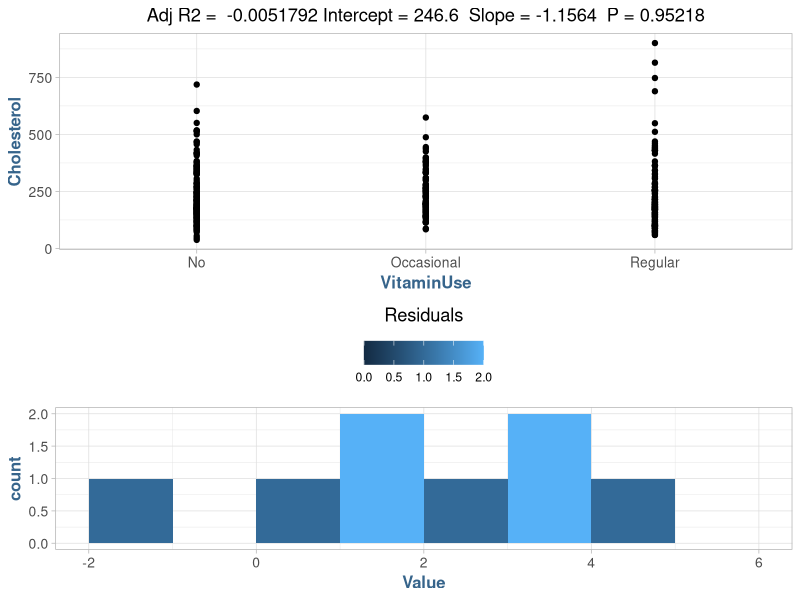
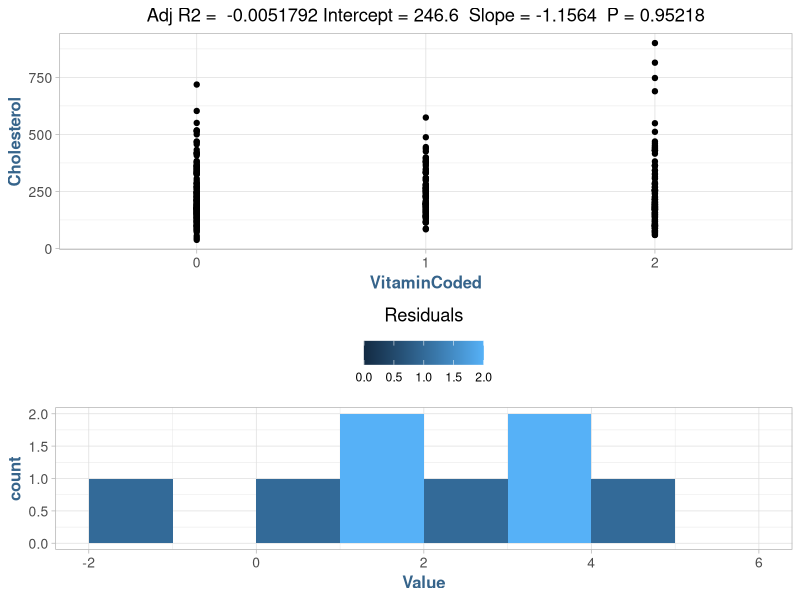
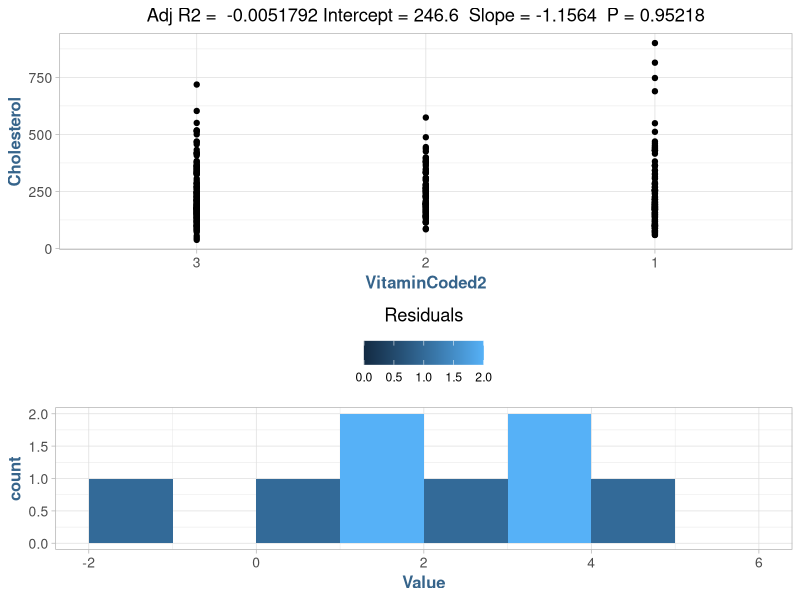

R code for these plots, in order:
library(data.table)
library(dplyr)
library(ggplot2)
library(ggrepel)
library(GGally)
library(ggthemes)
library(formattable)
library(scales)
library(reshape2)
library(skimr)
library(gridExtra)

#####################################################################
######################### Assignment 3 ##############################
#####################################################################

path.work <- "E:/GitHub/MSDS-RegressionAnalysis/data"
path.home <- "D:/Projects/MSDS-RegressionAnalysis/data"

if (file.exists(path.home)) {
  setwd(path.home)
} else {
  setwd(path.work)
}

theme_set(theme_light())

# Theme Overrides
theme_update(plot.title = element_text(hjust = 0.5),
             axis.text.x = element_text(size = 10),
             axis.text.y = element_text(size = 10),
             axis.title = element_text(face = "bold", size = 12, colour = "steelblue4"),
             legend.position = "top", legend.title = element_blank())

# Utility

ggplotRegression <- function(fit) {
  p1 <- ggplot(fit$model, aes_string(x = names(fit$model)[2], y = names(fit$model)[1])) +
    geom_point() +
    stat_smooth(method = "lm", col = "red") +
    labs(title = paste("Adj R2 = ", signif(summary(fit)$adj.r.squared, 5),
                      "Intercept =", signif(fit$coef[[1]], 5),
                      " Slope =", signif(fit$coef[[2]], 5),
                      " P =", signif(summary(fit)$coef[2, 4], 5)))
  
  res <- data.table(Value = residuals(fit))
  res.norm <- data.table(Value = (res$Value - mean(res$Value)) / sd(res$Value))

  p2 <- ggplot(res, aes(Value, fill = ..count..)) +
    geom_histogram(breaks = pretty(res.norm$Value)) +
    labs(title = "Residuals")

  grid.arrange(p1, p2)
}

# Data of interest

data.nutrition <- as.data.table(read.csv(file = "NutritionStudy.csv", head = TRUE, sep = ","))

# Recode Variables
unique(data.nutrition$VitaminUse)
data.nutrition$VitaminCoded <- as.factor(data.nutrition$VitaminUse)
levels(data.nutrition$VitaminCoded) = c(0, 1, 2)

data.nutrition$VitaminCoded2 <- as.factor(data.nutrition$VitaminUse)
levels(data.nutrition$VitaminCoded2) = c(3, 2, 1)

unique(data.nutrition$Gender)
data.nutrition$GenderCoded <- as.factor(data.nutrition$Gender)
levels(data.nutrition$GenderCoded) = c(0, 1)

data.nutrition$SmokeCoded2 <- as.factor(data.nutrition$Smoke)
levels(data.nutrition$SmokeCoded2) <- c(0, 1)

str(data.nutrition)

# Linear Model #1

model_data <- data.nutrition[, .(VitaminUse, VitaminCoded, VitaminCoded2, Cholesterol)]
model1_fit <- lm(formula = Cholesterol ~ VitaminUse, data = model_data)

summary(model1_fit)

ggplotRegression(model1_fit)

model2_fit <- lm(formula = Cholesterol ~ VitaminCoded, data = model_data)

summary(model2_fit)
ggplotRegression(model2_fit)

model3_fit <- lm(formula = Cholesterol ~ VitaminCoded2, data = model_data)

summary(model3_fit)
ggplotRegression(model3_fit)
